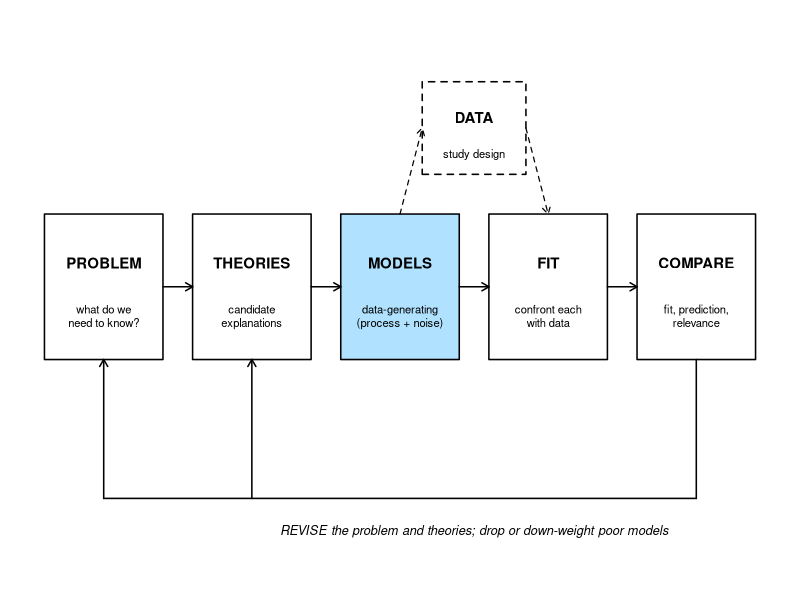
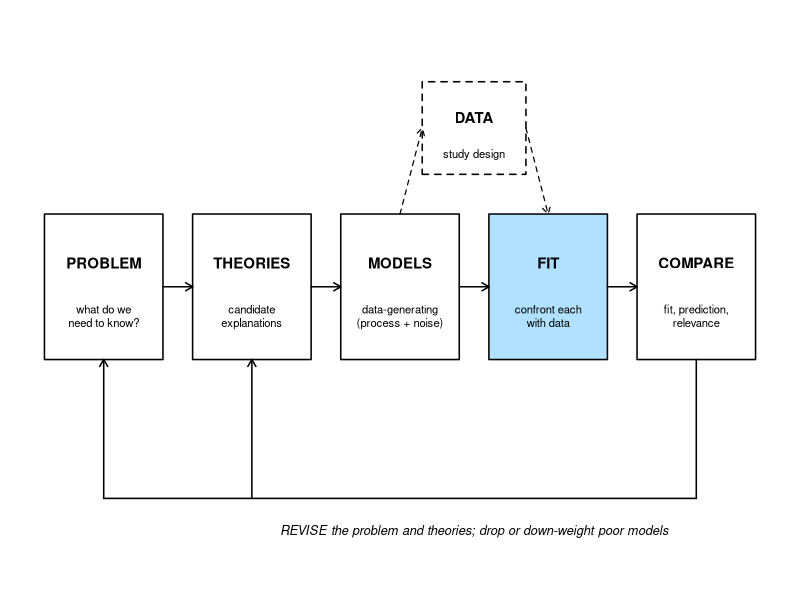

R code for these plots, in order: (Note: this script raises an error after producing the figures.)
## ---- chunk 1
knitr::opts_chunk$set(echo = TRUE, warning = FALSE, message = FALSE,
                      fig.width = 7, fig.height = 4.5, fig.align = "center")

widget <- function(file) htmltools::includeHTML(file.path("widgets", file))
f2 <- function(v) formatC(round(v, 2) + 0, format = "f", digits = 2)
f3 <- function(v) formatC(v, format = "f", digits = 3)
## ---- chunk 2
# scientific workflow schematic; 'highlight' shades one box
draw_workflow <- function(highlight = NULL, cex = 0.9) {
  boxes <- c("PROBLEM", "THEORIES", "MODELS", "FIT", "COMPARE")
  subs <- c("what do we\nneed to know?", "candidate\nexplanations",
            "data-generating\n(process + noise)", "confront each\nwith data",
            "fit, prediction,\nrelevance")
  x <- seq(1, 9, by = 2)
  y <- 2
  w <- 0.8
  h <- 0.55
  shade <- function(lab) if (!is.null(highlight) && lab == highlight) "lightskyblue1" else "white"
  par(mar = c(0, 0, 0, 0))
  plot(NA, xlim = c(0, 10), ylim = c(-0.2, 4), axes = FALSE, xlab = "", ylab = "")
  for (i in seq_along(boxes)) {
    rect(x[i] - w, y - h, x[i] + w, y + h, col = shade(boxes[i]), lwd = 1.5)
    text(x[i], y + 0.18, boxes[i], font = 2, cex = cex)
    text(x[i], y - 0.22, subs[i], cex = cex * 0.75)
  }
  arrows(x[-5] + w, y, x[-1] - w, y, length = 0.08, lwd = 1.5)
  rect(6 - 0.7, 3.2 - 0.35, 6 + 0.7, 3.2 + 0.35, lty = 2, lwd = 1.5,
       col = if (identical(highlight, "DATA")) "lightskyblue1" else NA)
  text(6, 3.28, "DATA", font = 2, cex = cex)
  text(6, 3.0, "study design", cex = cex * 0.75)
  arrows(x[3], y + h, 6 - 0.7, 3.2, length = 0.08, lty = 2, lwd = 1.2)
  arrows(6 + 0.7, 3.2, x[4], y + h, length = 0.08, lty = 2, lwd = 1.2)
  segments(x[5], y - h, x[5], 0.4, lwd = 1.5)
  segments(x[5], 0.4, x[1], 0.4, lwd = 1.5)
  arrows(x[c(1, 2)], 0.4, x[c(1, 2)], y - h, length = 0.08, lwd = 1.5)
  text(6, 0.15, "REVISE the problem and theories; drop or down-weight poor models",
       cex = cex * 0.85, font = 3)
}
## ---- chunk 3
draw_workflow("MODELS")
## ---- chunk 4
fates <- c(rodent = 0.35, bird = 0.15, germinate = 0.10, soil = 0.40)
sum(fates)                              # rule 2
fates["rodent"] + fates["bird"]         # P(eaten), by rule 3
1 - fates["germinate"]                  # P(does not germinate)
## ---- chunk 5
p_find <- 0.6
outcomes <- c(both     = p_find * p_find,
              only_1   = p_find * (1 - p_find),
              only_2   = (1 - p_find) * p_find,
              neither  = (1 - p_find) * (1 - p_find))
outcomes
sum(outcomes)
1 - outcomes["neither"]                 # P(at least one observer finds it)
## ---- chunk 6
draw_workflow("FIT")
## ---- chunk 7
trees <- matrix(c(39, 76, 101, 25), nrow = 2,
                dimnames = list(status = c("infested", "healthy"),
                                species = c("juniper", "pinyon")))
trees
p_trees <- trees / sum(trees)           # joint probabilities
round(p_trees, 3)
## ---- chunk 8
p_status  <- rowSums(trees) / sum(trees)
p_species <- colSums(trees) / sum(trees)
p_status
p_species
## ---- chunk 9
p_status["healthy"] * p_species["pinyon"]   # product of marginals
p_trees["healthy", "pinyon"]                # actual joint probability
## ---- chunk 10
p_trees["healthy", "pinyon"] / p_species["pinyon"]    # = 25 / 126
p_trees["healthy", "juniper"] / p_species["juniper"]  # = 76 / 115
## ---- chunk 11
(25 / 126) * p_species["pinyon"] + (76 / 115) * p_species["juniper"]
## ---- chunk 12
widget("prob_area.html")
## ---- chunk 13
p_healthy_given_pinyon <- 25 / 126
p_healthy_given_pinyon * p_species["pinyon"] / p_status["healthy"]
25 / 101                                    # straight from the table
## ---- chunk 14
p_inf <- 1e-6
p_pos_inf <- 1
p_pos_unf <- 0.01

p_pos <- p_pos_inf * p_inf + p_pos_unf * (1 - p_inf)
p_pos
p_inf_pos <- p_pos_inf * p_inf / p_pos
p_inf_pos
## ---- chunk 15
widget("screening.html")
## ---- chunk 16
prior <- c(0.50, 0.25, 0.20, 0.05)
lik <- c(0.05, 0.10, 0.30, 0.60)       # P(3 infested neighbors | class)
post <- lik * prior / sum(lik * prior)
round(rbind(prior, likelihood = lik, posterior = post), 3)
sum(lik)                               # likelihoods need not add to 1
## ---- chunk 17
par(mar = c(4, 4, 0.5, 0.5))
barplot(rbind(prior, post), beside = TRUE, col = c("grey75", "steelblue"),
        border = NA, names.arg = c("liana-free", "light", "moderate", "heavy"),
        xlab = "Liana class", ylab = "Probability", ylim = c(0, 0.55))
legend("topright", c("prior", "posterior, 3 infested neighbors"),
       fill = c("grey75", "steelblue"), border = NA, bty = "n")
## ---- chunk 18
prior_door <- rep(1/3, 3)
lik_door <- c(1/2, 0, 1)       # P(host opens door 2 | car behind door i)
lik_door * prior_door / sum(lik_door * prior_door)
## ---- chunk 19
# one game; returns TRUE if the final choice has the car
play_monty <- function(switch_door) {
  doors <- 1:3
  car <- sample(doors, 1)
  pick <- sample(doors, 1)
  goats <- setdiff(doors, c(pick, car))          # doors the host may open
  opened <- goats[sample(length(goats), 1)]
  if (switch_door) pick <- setdiff(doors, c(pick, opened))
  pick == car
}

set.seed(31)
mean(replicate(10000, play_monty(switch_door = FALSE)))
mean(replicate(10000, play_monty(switch_door = TRUE)))
## ---- chunk 20
widget("monty_hall.html")
## ---- chunk 21
v <- 0.7
p_take <- 0.4
n_seeds <- 5
x_taken <- 0:n_seeds
p_zi <- v * dbinom(x_taken, n_seeds, p_take)
p_zi[1] <- p_zi[1] + (1 - v)
round(p_zi, 3)
sum(p_zi)
## ---- chunk 22
par(mar = c(4, 4, 0.5, 0.5))
barplot(rbind(dbinom(x_taken, n_seeds, p_take), p_zi), beside = TRUE,
        names.arg = x_taken, col = c("grey75", "steelblue"), border = NA,
        xlab = "Seeds taken (of 5)", ylab = "Probability", ylim = c(0, 0.4))
legend("topright", c("binomial (predator always visits)", "zero-inflated (visits 70% of the time)"),
       fill = c("grey75", "steelblue"), border = NA, bty = "n")
